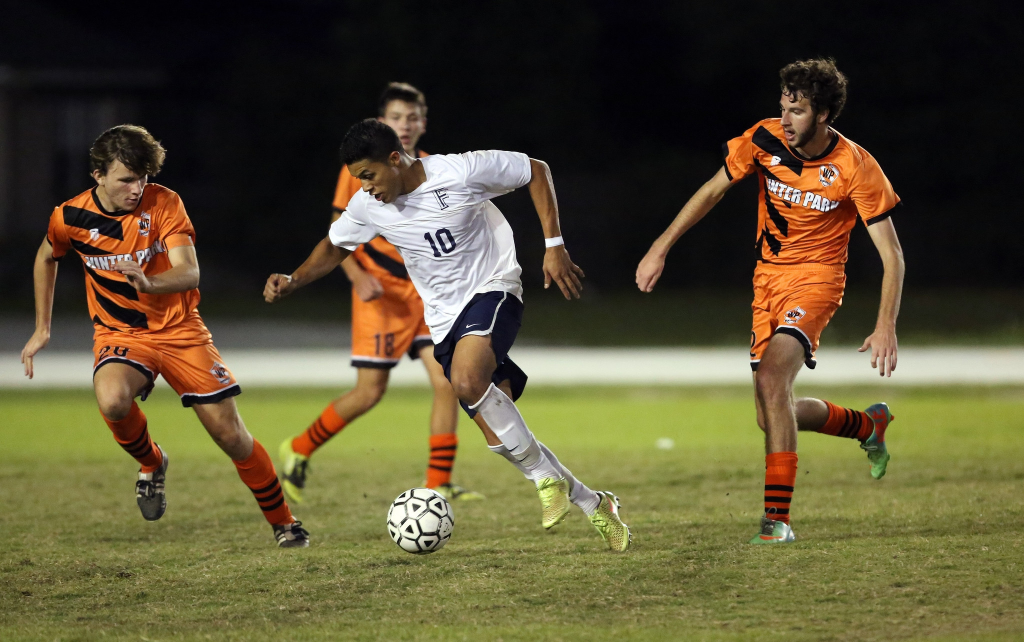
#> input picture CV Algoritms/soccer.jpg, 2048 x 1284 px (shown at 1/2 size)
$ python CannyEdgeDetector.py
#> lines starting #> are read from the running program, lines starting #| are printed output that depends on the picture; after the words box and inside, x2 and y2 are one past the last pixel; in counts of white or black regions, pixels touching at a corner belong together
#> further down, img1 is the input picture: shape (1284, 2048, 3); mean B, G, R 52.5, 81.7, 90
import cv2
import numpy


class CannyEdgeDetector():

    edges = None

    def __init__(self, img):
        self.img = img
        self.blur_img = cv2.GaussianBlur(self.img,(3,3),0)

    def applyCanny(self, threshold1=100, threshold2=200):
#> called with threshold1 = 100, threshold2 = 200
        self.edges = cv2.Canny(self.blur_img, threshold1, threshold2)
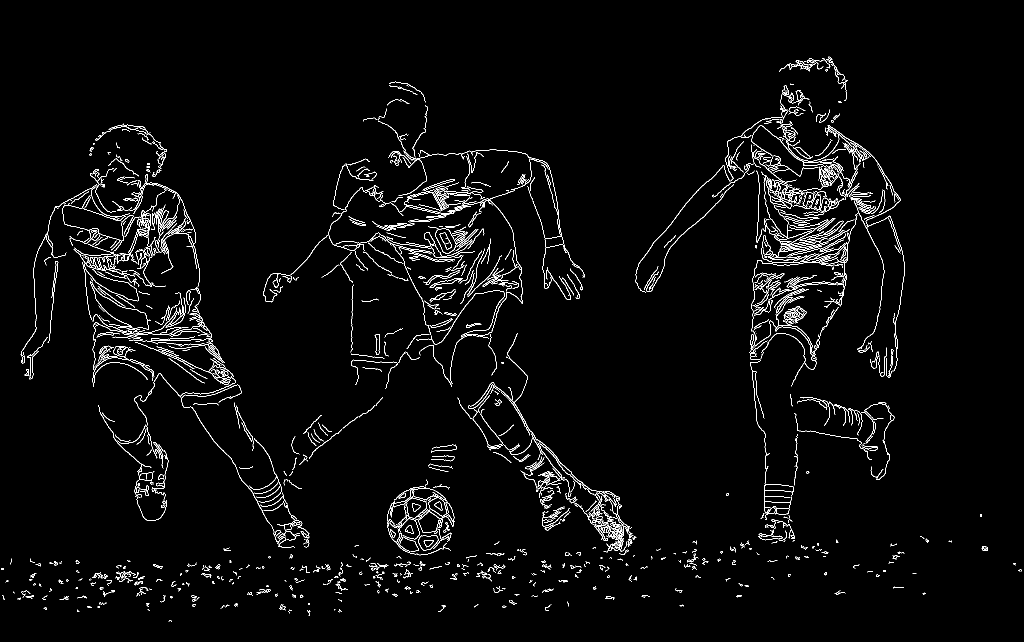
#> self.edges: shape (1284, 2048) (shown at 1/2 size); 2.6% white in thin lines or dots, all inside (x1, y1, x2, y2) = (2, 113, 2044, 1244)

    def showEdges(self):
        self.edges = cv2.resize(self.edges, (1280,720))
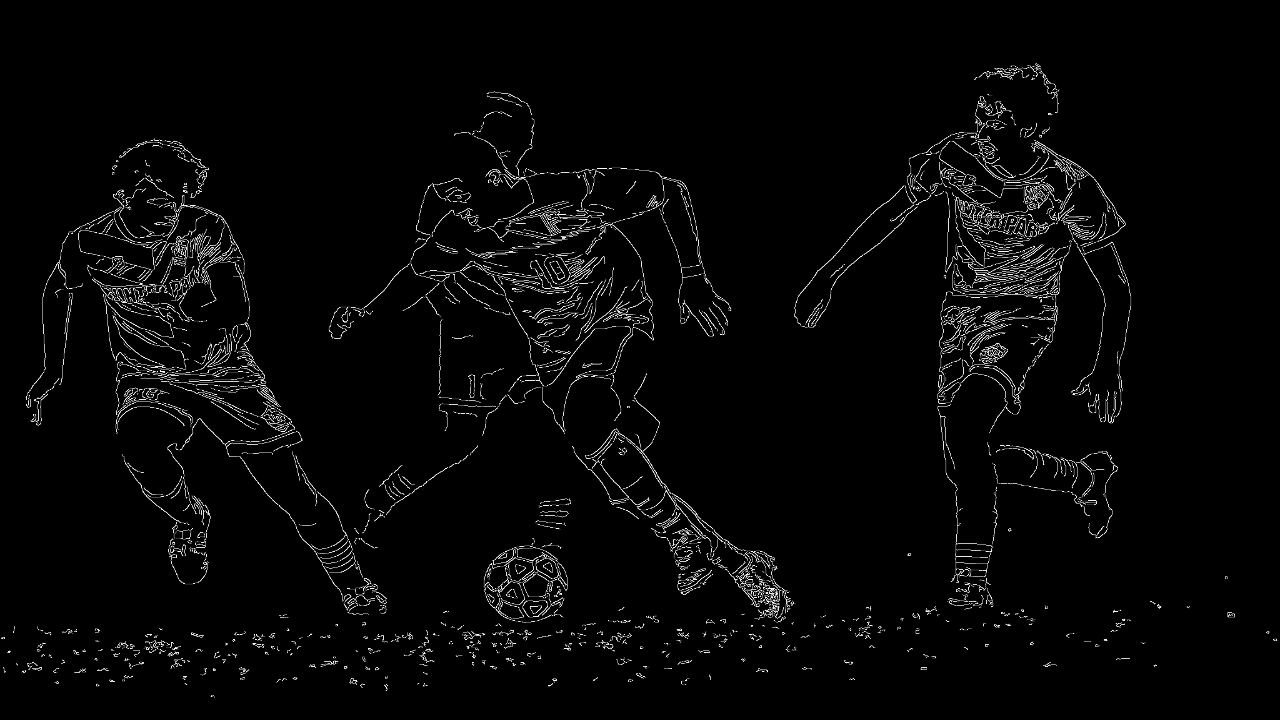
#> self.edges: shape (720, 1280); min 0, max 255, mean 6.8
        cv2.imshow('Matches', self.edges)
        cv2.waitKey(0)

 ## --------------------- How to use---------------------:

 # 1. One image needed (should be from another class (ROI))
img1 = cv2.imread('soccer.jpg') # Original image

 # 2. Create a CannyEdgeDetector object
test = CannyEdgeDetector(img1)

 # 3. Apply detector (default values threshold1 =100, threshold2 =200)
test.applyCanny()

 # 5. Draw matches
test.showEdges()

$ run again, with CV Algoritms/ball.JPG copied over CV Algoritms/soccer.jpg
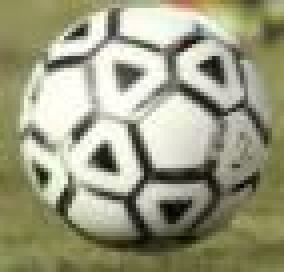
#> input picture CV Algoritms/ball.JPG, 71 x 68 px (shown 4 times larger)
#> img1 is the input picture: shape (68, 71, 3); mean B, G, R 128.8, 155.4, 155
#> in applyCanny, `self.edges = cv2.Canny(self.blur_img, threshold1, threshold2)`:
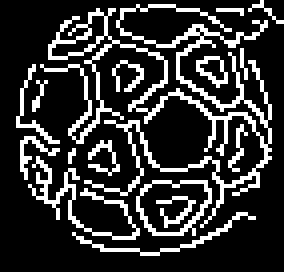
#> self.edges: shape (68, 71) (shown 4 times larger); 20.3% white in thin lines or dots, all inside (x1, y1, x2, y2) = (4, 0, 71, 64)
#> in showEdges, `self.edges = cv2.resize(self.edges, (1280,720))`:
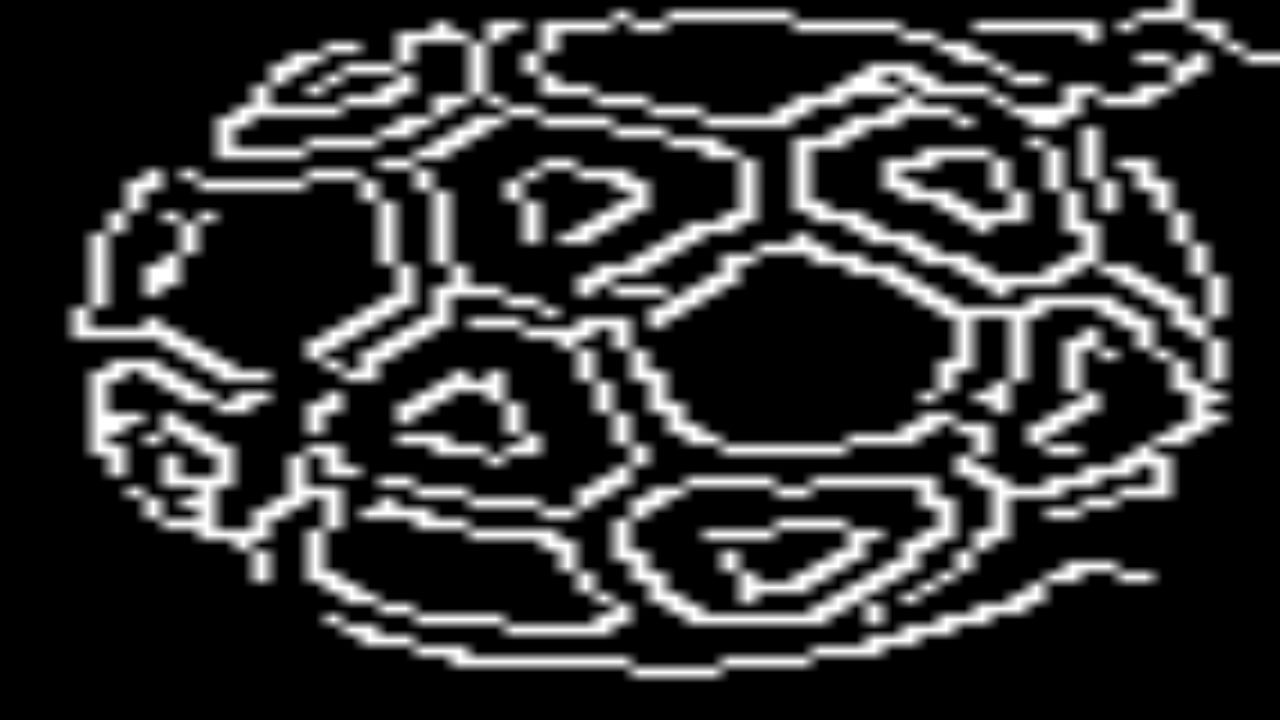
#> self.edges: shape (720, 1280); min 0, max 255, mean 51.8
